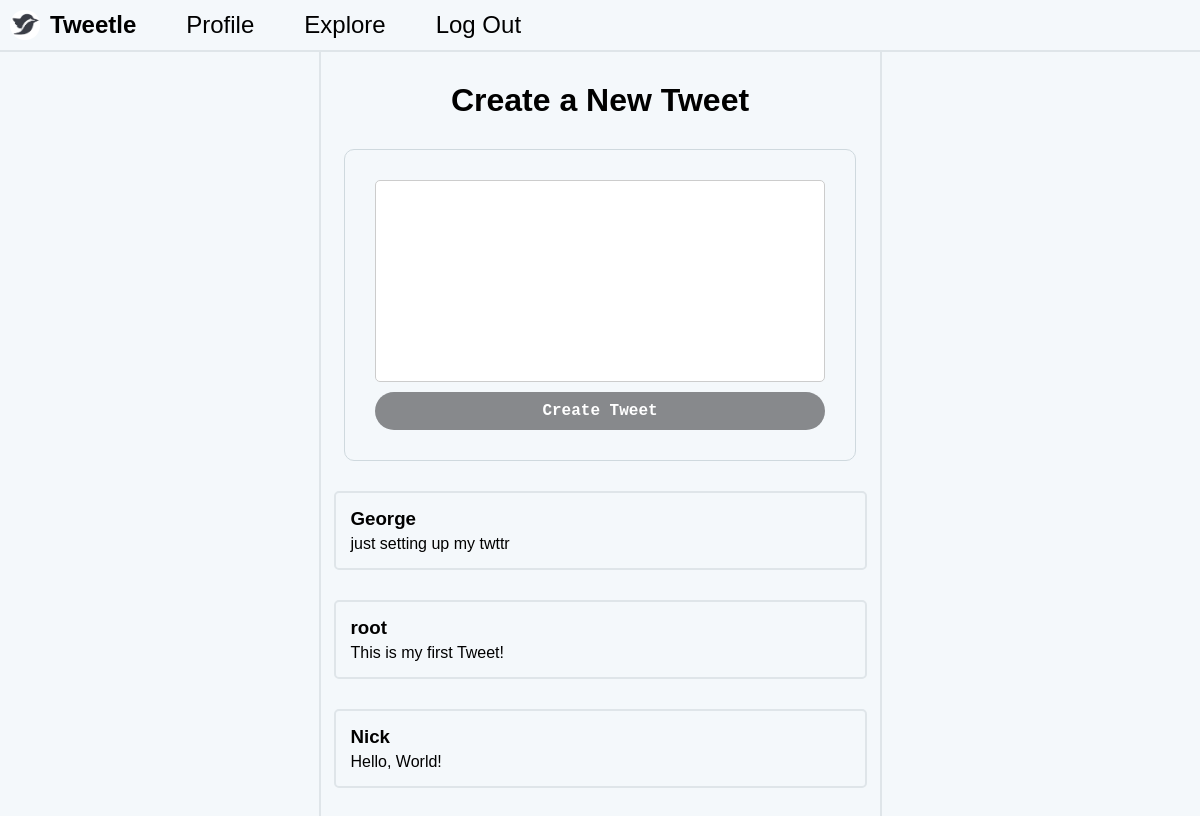
Before: /explore with the older database file.
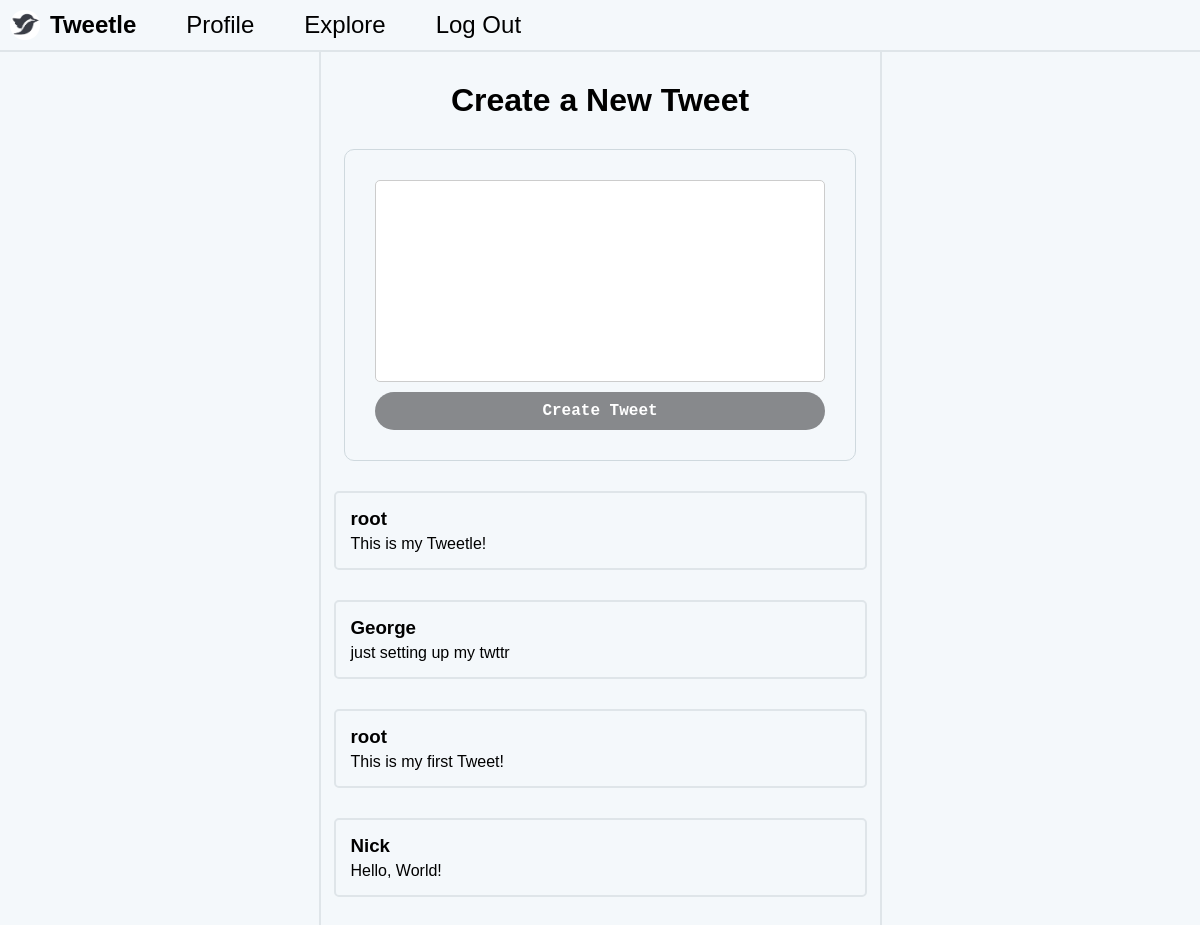
After: the same page with the newer database file.
### tweets/models.py (models this page shows)
class Tweet(models.Model):
    content = models.TextField(max_length=512)
    author = models.ForeignKey(settings.AUTH_USER_MODEL, on_delete=models.CASCADE)
    likes = models.IntegerField(default=0)

### accounts/models.py (models this page shows)
class User(AbstractUser):
    def __str__(self):
        return self.username

### tweets/views.py (the view, shortened to what this page needs)
# urls.py: path("explore", views.ExploreView.as_view(), name="explore")
class ExploreView(View):
    def get(self, request):
        username = None
        if request.user.is_authenticated:
            username = request.user.username
        return render(request, "explore.html", {
            "form": forms.TweetForm(),
            "tweets": models.Tweet.objects.all()[::-1],
            "username": username
        })

### tweets/forms.py
class TweetForm(forms.ModelForm):
    class Meta:
        model = models.Tweet
        fields = ["content"]

### templates/explore.html (shortened to what this page needs)
{% extends "./base.html" %}
{% block body %}
    <div style="display: flex; flex-direction: column; align-items: center; max-width: 80vw; gap: 30px; padding: 30px; background-color: #F4F8FB; border-left: 2px solid #dfe5e9; border-right: 2px solid #dfe5e9;">
        <h1>Create a New Tweet</h1>
        <form method="post" style="width: 90%;">
            {{ form.content }}
            <button type="submit" style="min-width: auto;">Create Tweet</button>
        </form>
        {% for post in tweets %}
            <div class="post-container">
                <h3>{{ post.author }}</h3>
                <p>{{ post.content }}</p>
            </div>
        {% endfor %}
{% endblock body %}

Changed rows visible on the page:
added Tweet: author "root", content "This is my Tweetle!"
